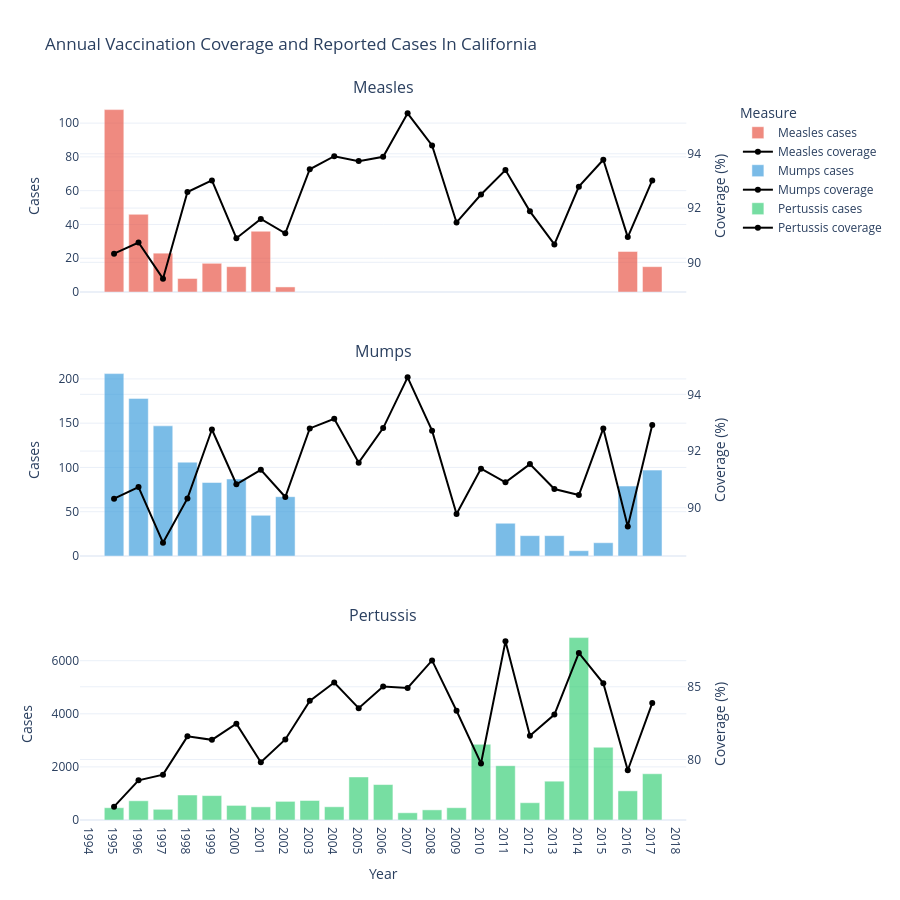

The code cell stored with this chart in its notebook:
### Code cell
graph_coverage_cases_df(california_yearly_coverage_cases_df, "California")

### Figure 1 — Plotly figure (JSON) as saved in the notebook; plotly's stock layout.template omitted (floating-point values rounded to 4 significant figures)
{"data": [{"hovertemplate": "Year: %{x}<br>Cases: %{y:,.0f}<extra></extra>", "marker": {"color": "#E74C3C"}, "name": "Measles cases", "opacity": 0.65, "type": "bar", "x": [1995, 1996, 1997, 1998, 1999, 2000, 2001, 2002, 2003, 2004, 2005, 2006, 2007, 2008, 2009, 2010, 2011, 2012, 2013, 2014, 2015, 2016, 2017], "xaxis": "x", "y": [108.0, 46.0, 23.0, 8.0, 17.0, 15.0, 36.0, 3.0, NaN, NaN, NaN, NaN, NaN, NaN, NaN, NaN, NaN, NaN, NaN, NaN, NaN, 24.0, 15.0], "yaxis": "y"}, {"hovertemplate": "Year: %{x}<br>Coverage: %{y:.2f}%<extra></extra>", "line": {"color": "black", "width": 2}, "marker": {"size": 6}, "mode": "lines+markers", "name": "Measles coverage", "type": "scatter", "x": [1995, 1996, 1997, 1998, 1999, 2000, 2001, 2002, 2003, 2004, 2005, 2006, 2007, 2008, 2009, 2010, 2011, 2012, 2013, 2014, 2015, 2016, 2017], "xaxis": "x", "y": [90.32, 90.73, 89.4, 92.59, 93.02, 90.89, 91.6, 91.07, 93.43, 93.91, 93.73, 93.89, 95.49, 94.31, 91.47, 92.5, 93.4, 91.88, 90.66, 92.79, 93.78, 90.93, 93.02], "yaxis": "y2"}, {"hovertemplate": "Year: %{x}<br>Cases: %{y:,.0f}<extra></extra>", "marker": {"color": "#3498DB"}, "name": "Mumps cases", "opacity": 0.65, "type": "bar", "x": [1995, 1996, 1997, 1998, 1999, 2000, 2001, 2002, 2003, 2004, 2005, 2006, 2007, 2008, 2009, 2010, 2011, 2012, 2013, 2014, 2015, 2016, 2017], "xaxis": "x2", "y": [206.0, 178.0, 147.0, 106.0, 83.0, 87.0, 46.0, 67.0, NaN, NaN, NaN, NaN, NaN, NaN, NaN, NaN, 37.0, 23.0, 23.0, 6.0, 15.0, 79.0, 97.0], "yaxis": "y3"}, {"hovertemplate": "Year: %{x}<br>Coverage: %{y:.2f}%<extra></extra>", "line": {"color": "black", "width": 2}, "marker": {"size": 6}, "mode": "lines+markers", "name": "Mumps coverage", "type": "scatter", "x": [1995, 1996, 1997, 1998, 1999, 2000, 2001, 2002, 2003, 2004, 2005, 2006, 2007, 2008, 2009, 2010, 2011, 2012, 2013, 2014, 2015, 2016, 2017], "xaxis": "x2", "y": [90.32, 90.73, 88.77, 90.33, 92.76, 90.83, 91.34, 90.38, 92.8, 93.14, 91.59, 92.81, 94.6, 92.72, 89.78, 91.38, 90.9, 91.54, 90.66, 90.45, 92.8, 89.34, 92.92], "yaxis": "y4"}, {"hovertemplate": "Year: %{x}<br>Cases: %{y:,.0f}<extra></extra>", "marker": {"color": "#2ECC71"}, "name": "Pertussis cases", "opacity": 0.65, "type": "bar", "x": [1995, 1996, 1997, 1998, 1999, 2000, 2001, 2002, 2003, 2004, 2005, 2006, 2007, 2008, 2009, 2010, 2011, 2012, 2013, 2014, 2015, 2016, 2017], "xaxis": "x3", "y": [463.0, 724.0, 403.0, 941.0, 919.0, 550.0, 495.0, 702.0, 735.0, 498.0, 1622.0, 1335.0, 272.0, 382.0, 463.0, 2850.0, 2044.0, 651.0, 1462.0, 6870.0, 2740.0, 1098.0, 1742.0], "yaxis": "y5"}, {"hovertemplate": "Year: %{x}<br>Coverage: %{y:.2f}%<extra></extra>", "line": {"color": "black", "width": 2}, "marker": {"size": 6}, "mode": "lines+markers", "name": "Pertussis coverage", "type": "scatter", "x": [1995, 1996, 1997, 1998, 1999, 2000, 2001, 2002, 2003, 2004, 2005, 2006, 2007, 2008, 2009, 2010, 2011, 2012, 2013, 2014, 2015, 2016, 2017], "xaxis": "x3", "y": [76.76, 78.57, 78.96, 81.59, 81.35, 82.46, 79.81, 81.38, 84.03, 85.29, 83.53, 85.02, 84.92, 86.81, 83.35, 79.73, 88.12, 81.63, 83.09, 87.32, 85.24, 79.26, 83.88], "yaxis": "y6"}], "layout": {"annotations": [{"font": {"size": 16}, "showarrow": false, "text": "Measles", "x": 0.47, "xanchor": "center", "xref": "paper", "y": 1, "yanchor": "bottom", "yref": "paper"}, {"font": {"size": 16}, "showarrow": false, "text": "Mumps", "x": 0.47, "xanchor": "center", "xref": "paper", "y": 0.6333, "yanchor": "bottom", "yref": "paper"}, {"font": {"size": 16}, "showarrow": false, "text": "Pertussis", "x": 0.47, "xanchor": "center", "xref": "paper", "y": 0.2667, "yanchor": "bottom", "yref": "paper"}], "bargap": 0.2, "height": 900, "hovermode": "x unified", "legend": {"title": {"text": "Measure"}}, "title": {"text": "Annual Vaccination Coverage and Reported Cases In California"}, "xaxis": {"anchor": "y", "domain": [0, 0.94], "matches": "x3", "showticklabels": false}, "xaxis2": {"anchor": "y3", "domain": [0, 0.94], "matches": "x3", "showticklabels": false}, "xaxis3": {"anchor": "y5", "domain": [0, 0.94], "dtick": 1, "title": {"text": "Year"}}, "yaxis": {"anchor": "x", "domain": [0.7333, 1], "title": {"text": "Cases"}}, "yaxis2": {"anchor": "x", "overlaying": "y", "side": "right", "title": {"text": "Coverage (%)"}}, "yaxis3": {"anchor": "x2", "domain": [0.3667, 0.6333], "title": {"text": "Cases"}}, "yaxis4": {"anchor": "x2", "overlaying": "y3", "side": "right", "title": {"text": "Coverage (%)"}}, "yaxis5": {"anchor": "x3", "domain": [0, 0.2667], "title": {"text": "Cases"}}, "yaxis6": {"anchor": "x3", "overlaying": "y5", "side": "right", "title": {"text": "Coverage (%)"}}}}
